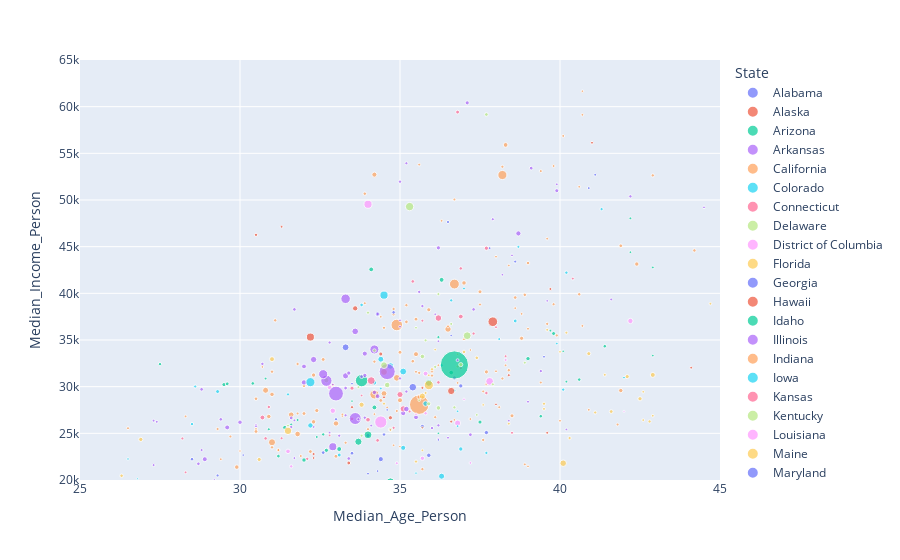

The cell this chart's notebook holds for it:
### Code cell
def add_parent_col(df, col, level):
    """
    Add a new column, where each value is the dcid of the parent level
    """
    df[f"{level}_geoId"] = (
        df[col]
        .map(dc.get_property_values(df[col], "containedInPlace", value_type=level))
        .str[0]
    )


def add_name_col(df, col, level):
    """
    Add a new column, where each value is the name for the place dcid in the index.
    """
    df[level] = df[col].map(dc.get_property_values(df[col], "name")).str[0]


cdc500_df = cdc500_df.reset_index()

# Get the parent state
add_parent_col(cdc500_df, "place", "State")

# Get the proper names for states and cities
add_name_col(cdc500_df, "State_geoId", "State")
add_name_col(cdc500_df, "place", "City")

age_vs_income_v2 = px.scatter(
    cdc500_df.dropna(),
    x="Median_Age_Person",
    y="Median_Income_Person",
    hover_name="City",
    color="State",
    size="Count_Person",
)

age_vs_income_v2.update_layout(yaxis_range=[20000, 65000])
age_vs_income_v2.update_layout(xaxis_range=[25, 45])

age_vs_income_v2.show()
